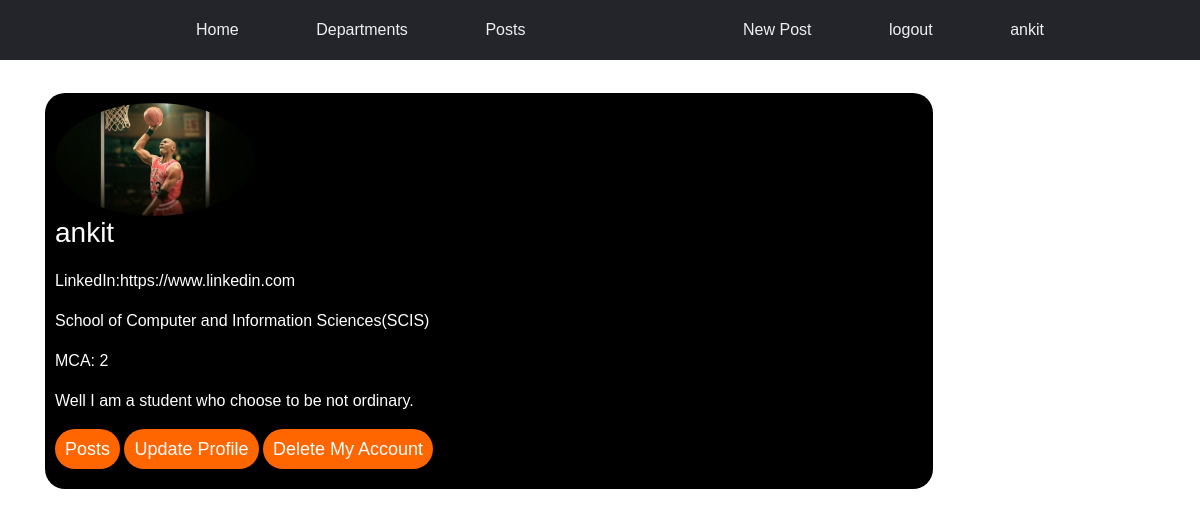
/accounts/profile/1/ (signed in), run on the app's committed database.
### accounts/models.py (models this page shows, shortened)
class UserProfile(models.Model):
    user = models.OneToOneField(User,on_delete=models.CASCADE)
    username = models.CharField(max_length=150, blank=True, null=True)
    linkedin_url = models.URLField(blank=True)
    profile_pic = models.ImageField(upload_to='profile_pics', blank=True, null=True)
    department = models.ForeignKey(Department, related_name='students', on_delete=models.CASCADE)
    course = models.CharField(max_length=50)
    year = models.PositiveIntegerField(validators=[MaxValueValidator(limit_value=8),MinValueValidator(limit_value=1)])
    description = models.TextField(max_length=250)

### department/models.py (models this page shows)
class Department(models.Model):
    name = models.CharField(max_length=100)
    description = models.TextField()
    def __str__(self):
        return self.name

### accounts/views.py (the view)
# urls.py: path('profile/<int:pk>/', views.user_profile, name='profile'),
@login_required
def user_profile(request, pk):
    user = get_object_or_404(User, pk=pk)
    user_profile = UserProfile.objects.get(username=user.username)
    return render(request,'accounts/user_profile.html', {'user_profile': user_profile,})

### accounts/templates/accounts/user_profile.html
{% extends 'base.html' %}
{% block content %}
<div class='post-list'>
    {% if user_profile.profile_pic %}
    <img class='profile_pic' src="{{ user_profile.profile_pic.url }}" alt="Profile Pic">
    {% endif %}
    <h1>{{ user_profile.username }}</h1>
    <p>LinkedIn:{{ user_profile.linkedin_url }}</p>
    <p>{{ user_profile.department }}</p>
    <p>{{ user_profile.course }}: {{ user_profile.year }}</p>
    <p>{{ user_profile.description }}</p>
    <a href="{% url 'accounts:posts' pk=user_profile.user.pk %}"><button>Posts</button></a>
    {% if user == user_profile.user %}
    <a href="{% url 'accounts:update_profile' pk=user_profile.user.pk %}"><button>Update Profile</button></a>
    <a href="{% url 'accounts:delete_profile' pk=user_profile.user.pk %}"><button>Delete My Account</button></a>
    {% endif %}
</div>
{% endblock %}

### templates/base.html (shortened to what this page needs)
<!DOCTYPE html>
{% load static %}
<html lang="en">
<head>
    <link rel="stylesheet" href="https://stackpath.bootstrapcdn.com/bootstrap/4.5.2/css/bootstrap.min.css"
>
    <link rel="stylesheet" href="{% static 'main.css' %}">
</head>
<body>
    <nav class="my-nav">
        <ul class="nav-links">
            <li class=""><a class="nav-link" href="{% url 'index' %}">Home</a></li>
            <li class=""><a class="nav-link" href="{% url 'department:list' %}">Departments</a></li>
            <li class=""><a class="nav-link" href="{% url 'posts:list' %}">Posts</a></li>
        </ul>
        <ul class="nav-links">
            {% if user.is_authenticated %}
            <li class=""><a class="nav-link" href="{% url 'posts:create' %}">New Post</a></li>
            <li class=""><a class="nav-link" href="{% url 'accounts:logout' %}">logout</a></li>
            <li class=""><a class="nav-link" href="{% url 'accounts:profile' pk=user.pk %}">{{ user }}</a></li>
            {% else %}
            <li class=""><a class="nav-link" href="{% url 'accounts:signup' %}">Signup</a></li>
            <li class=""><a class="nav-link" href="{% url 'accounts:login' %}">login</a></li>
            {% endif %}
        </ul>
    </nav>
    <div class="container">
        {% block content %}
        {% endblock %}
    </div>
</body>
</html>

### static/main.css (style rules this page uses)
body { margin: 0%; padding: 0%; font-family: sans-serif; }

### static/mynav.css (style rules this page uses)
.my-nav { box-sizing: border-box; margin: 0; padding: 0; background-color: #24252a; display: flex; justify-content: space-between; align-items: center; padding: 30px 10%; height: 30px; }
.my-nav a, li { font-family: sans-serif; font-size: 16px; color: #edf0f1; text-decoration: none; }
.my-nav { font-size: 20px; }
.nav-links { list-style: none; height: 25px; }
.nav-links li { display: inline-block; padding: 0px 20px; }
.nav-links li a { transition: all 0.3s ease 0s; }

### static/list.css (style rules this page uses)
.post-list { padding: 10px; margin-top: 3%; width: 80%; height: fit-content; background: black; color: white; top: 50%; left: 50%; box-sizing: border-box; border-radius: 20px; }
.post-list h1 { margin: 0; padding: 0 0 20px; font-size: 28px; }
.post-list button { margin-bottom: 10px; border: none; outline: none; padding: 6px 10px 6px 10px; height: 40px; width: fit-content; background: #ff6600; color: white; font-size: 18px; border-radius: 20px; }
.post-list a { font-weight: bold; text-decoration: none; color: white; }
.profile_pic { max-width: 200px; max-height: 200px; border-radius: 50%; position: relative; }

### data on the page
UserProfile: profile_pic (picture), username "ankit", linkedin_url "https://www.linkedin.com", department "School of Computer and Information Sciences(SCIS)", course "MCA", year "2", description "Well I am a student who choose to be not ordinary."

### other printed values
{{ user }} "ankit"
